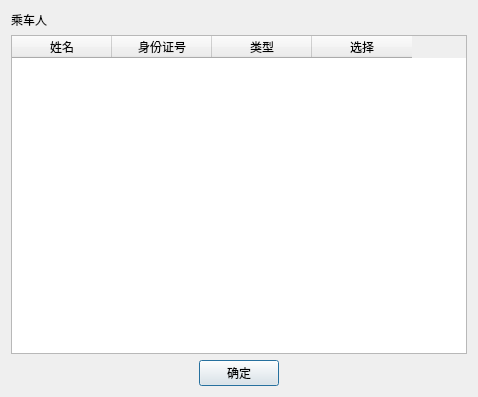
<?xml version="1.0" encoding="UTF-8"?>
<ui version="4.0">
 <class>ChoosePassengerDialog</class>
 <widget class="QDialog" name="ChoosePassengerDialog">
  <property name="geometry">
   <rect>
    <x>0</x>
    <y>0</y>
    <width>478</width>
    <height>397</height>
   </rect>
  </property>
  <property name="windowTitle">
   <string>Dialog</string>
  </property>
  <layout class="QGridLayout" name="gridLayout">
   <item row="0" column="0">
    <widget class="QLabel" name="label">
     <property name="text">
      <string>乘车人</string>
     </property>
    </widget>
   </item>
   <item row="2" column="0">
    <spacer name="horizontalSpacer">
     <property name="orientation">
      <enum>Qt::Horizontal</enum>
     </property>
     <property name="sizeHint" stdset="0">
      <size>
       <width>184</width>
       <height>20</height>
      </size>
     </property>
    </spacer>
   </item>
   <item row="2" column="1">
    <widget class="QPushButton" name="pushButton">
     <property name="text">
      <string>确定</string>
     </property>
     <property name="icon">
      <iconset resource="qss.qrc">
       <normaloff>:/new/icon/icon/确定.png</normaloff>:/new/icon/icon/确定.png</iconset>
     </property>
    </widget>
   </item>
   <item row="2" column="2">
    <spacer name="horizontalSpacer_2">
     <property name="orientation">
      <enum>Qt::Horizontal</enum>
     </property>
     <property name="sizeHint" stdset="0">
      <size>
       <width>183</width>
       <height>20</height>
      </size>
     </property>
    </spacer>
   </item>
   <item row="1" column="0" colspan="3">
    <widget class="QTableWidget" name="passenger_table">
     <column>
      <property name="text">
       <string>姓名</string>
      </property>
     </column>
     <column>
      <property name="text">
       <string>身份证号</string>
      </property>
     </column>
     <column>
      <property name="text">
       <string>类型</string>
      </property>
     </column>
     <column>
      <property name="text">
       <string>选择</string>
      </property>
     </column>
    </widget>
   </item>
  </layout>
 </widget>
 <resources>
  <include location="qss.qrc"/>
 </resources>
 <connections/>
</ui>
